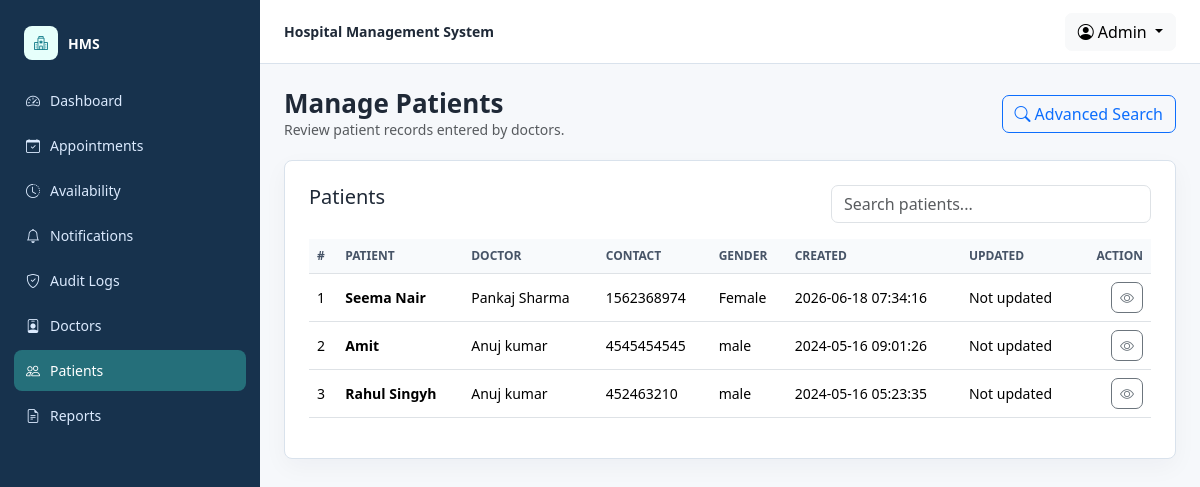
The page /hms/admin/manage-patient.php (signed in) on the database its author committed.
### tables this page shows
CREATE TABLE `tblpatient` (
  `ID` int(10) NOT NULL,
  `Docid` int(10) DEFAULT NULL,
  `PatientName` varchar(200) DEFAULT NULL,
  `PatientContno` bigint(10) DEFAULT NULL,
  `PatientEmail` varchar(200) DEFAULT NULL,
  `PatientGender` varchar(50) DEFAULT NULL,
  `PatientAdd` mediumtext DEFAULT NULL,
  `PatientAge` int(10) DEFAULT NULL,
  `PatientMedhis` mediumtext DEFAULT NULL,
  `CreationDate` timestamp NULL DEFAULT current_timestamp(),
  `UpdationDate` timestamp NULL DEFAULT NULL ON UPDATE current_timestamp()
);

CREATE TABLE `doctors` (
  `id` int(11) NOT NULL,
  `specilization` varchar(255) DEFAULT NULL,
  `doctorName` varchar(255) DEFAULT NULL,
  `address` longtext DEFAULT NULL,
  `docFees` varchar(255) DEFAULT NULL,
  `contactno` bigint(11) DEFAULT NULL,
  `docEmail` varchar(255) DEFAULT NULL,
  `password` varchar(255) NOT NULL,
  `creationDate` timestamp NULL DEFAULT current_timestamp(),
  `updationDate` timestamp NULL DEFAULT NULL ON UPDATE current_timestamp()
);

### hms/admin/manage-patient.php (the view, shortened to what this page needs)
<?php
include 'include/config.php';
$patients = hms_fetch_all(
    $con,
    'SELECT p.*, d.doctorName FROM tblpatient p LEFT JOIN doctors d ON d.id = p.Docid ORDER BY p.ID DESC'
);
?>
<div class="hms-page-title">
    <div>
        <h1>Manage Patients</h1>
        <p class="text-muted mb-0">Review patient records entered by doctors.</p>
    </div>
    <a class="btn btn-outline-primary" href="patient-search.php"><i class="bi bi-search me-1"></i>Advanced Search</a>
</div>
<div class="hms-card p-4">
    <div class="d-flex flex-column flex-md-row justify-content-between gap-3 mb-3">
        <h2 class="h5 mb-0">Patients</h2>
        <input type="search" class="form-control" style="max-width: 320px;" placeholder="Search patients..." data-table-search="#patientsTable">
    </div>
    <div class="table-responsive">
        <table class="table table-hover align-middle" id="patientsTable" data-sortable>
            <thead>
            <tr>
                <th data-sort>#</th>
                <th data-sort>Patient</th>
                <th data-sort>Doctor</th>
                <th data-sort>Contact</th>
                <th data-sort>Gender</th>
                <th data-sort>Created</th>
                <th data-sort>Updated</th>
                <th class="text-end">Action</th>
            </tr>
            </thead>
            <tbody>
            <?php foreach ($patients as $index => $patient) { ?>
                <tr>
                    <td><?php echo $index + 1; ?></td>
                    <td class="fw-semibold"><?php echo hms_e($patient['PatientName']); ?></td>
                    <td><?php echo hms_e($patient['doctorName'] ?: 'Not assigned'); ?></td>
                    <td><?php echo hms_e($patient['PatientContno']); ?></td>
                    <td><?php echo hms_e($patient['PatientGender']); ?></td>
                    <td><?php echo hms_e($patient['CreationDate']); ?></td>
                    <td><?php echo hms_e($patient['UpdationDate'] ?: 'Not updated'); ?></td>
                    <td class="text-end">
                        <a class="btn btn-sm btn-outline-secondary" href="view-patient.php?viewid=<?php echo (int) $patient['ID']; ?>"><i class="bi bi-eye"></i></a>
                    </td>
                </tr>
            <?php } ?>
            </tbody>
        </table>
    </div>
</div>

### hms/include/hms_helpers.php (style rules this page uses)
:root { --hms-ink: #1f2937; --hms-muted: #667085; --hms-line: #d9e2ec; --hms-bg: #f6f8fb; --hms-sidebar: #17324d; --hms-sidebar-active: #256f7a; --hms-teal: #127c8a; --hms-amber: #b7791f; }
body { background: var(--hms-bg); color: var(--hms-ink); font-size: 14px; letter-spacing: 0; }
a { text-decoration: none; }
.hms-page-title { display: flex; justify-content: space-between; gap: 16px; align-items: center; margin-bottom: 20px; }
.hms-page-title h1 { font-size: 26px; margin: 0; font-weight: 700; }
.hms-card { background: #fff; border: 1px solid var(--hms-line); border-radius: 8px; box-shadow: 0 8px 24px rgba(16, 24, 40, .04); }
.table thead th { color: #475467; background: #f8fafc; font-size: 12px; text-transform: uppercase; white-space: nowrap; }
.table td, .table th { vertical-align: middle; }
.btn { border-radius: 7px; }
.form-control, .form-select { border-radius: 7px; }

### rows shown on the page
tblpatient: PatientName "Seema Nair", doctors.doctorName "Pankaj Sharma", PatientContno "1562368974", PatientGender "Female", CreationDate "2026-06-18 07:34:16", UpdationDate "Not updated"
tblpatient: PatientName "Amit", doctors.doctorName "Anuj kumar", PatientContno "4545454545", PatientGender "male", CreationDate "2024-05-16 09:01:26", UpdationDate "Not updated"
tblpatient: PatientName "Rahul Singyh", doctors.doctorName "Anuj kumar", PatientContno "452463210", PatientGender "male", CreationDate "2024-05-16 05:23:35", UpdationDate "Not updated"

### other values the page prints
hms_e($item[1]) "Dashboard"
hms_e($item[1]) "Appointments"
hms_e($item[1]) "Availability"
hms_e($item[1]) "Notifications"
hms_e($item[1]) "Audit Logs"
hms_e($item[1]) "Doctors"
hms_e($item[1]) "Patients"
hms_e($item[1]) "Reports"
hms_e($name) "Admin"
